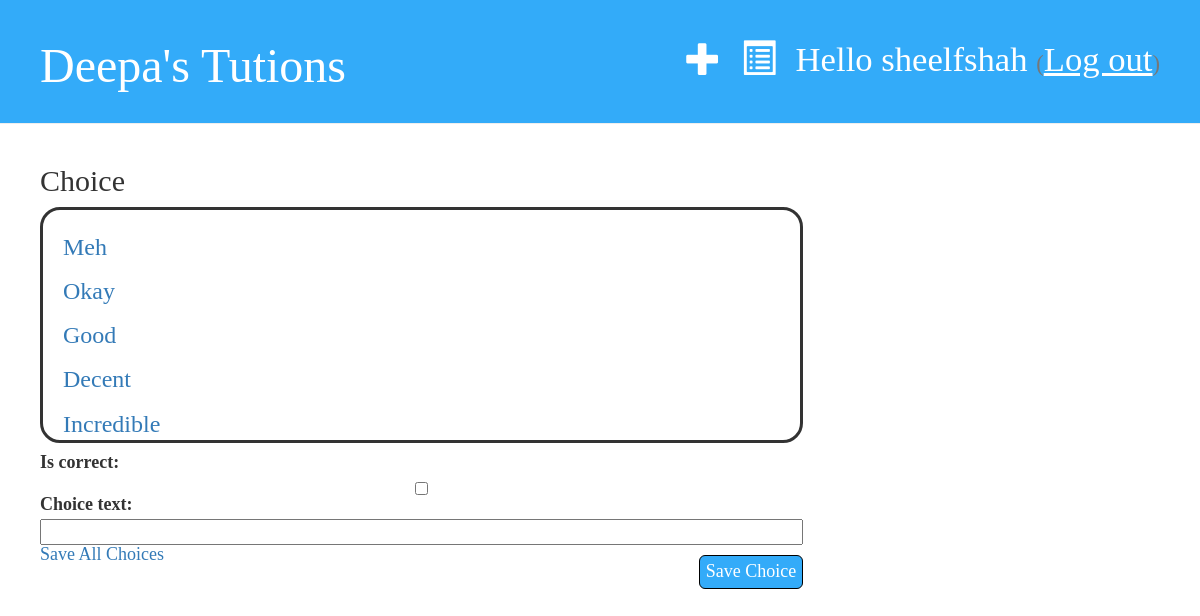
/question/30/add_choice (signed in), run on the app's committed database.
### quizapp/models.py (models this page shows, shortened)
class Choice(models.Model):
    question = models.ForeignKey(
        Question, on_delete=models.CASCADE, related_name="choices")
    choosers = models.ManyToManyField(User, related_name="chosen_choices")
    choice_text = models.CharField(max_length=200)
    votes = models.IntegerField(default=0)
    is_correct = models.BooleanField(default=False)

### quizapp/quiz_views.py (the view)
# urls.py: path('question/<int:primkey>/add_choice',
@login_required
def add_choice(request, primkey):
    q = get_object_or_404(Question, pk=primkey)
    if(request.method == "POST"):
        form = ChoiceForm(request.POST)
        if form.is_valid():
            c = form.save(commit=False)
            c.question = q
            c.save()
            return redirect('add_choice', primkey=q.pk)
    else:
        form = ChoiceForm()
    return render(request, 'quizapp/choice_edit.html', {'form': form, "choices": q.choices.all(), "question": q})

### quizapp/forms.py
class ChoiceForm(forms.ModelForm):
    class Meta:
        model = Choice
        fields = {'choice_text', 'is_correct'}

### quizapp/templates/quizapp/choice_edit.html (shortened to what this page needs)
{% extends 'quizapp/base.html'%}
{% block content %}
{% if user.is_staff %}
	<h2>Choice</h2>
<div class="list">
	<div class="list-content">
	{% for choice in choices%}
		<h3>
			<a href="{% url 'edit_choice' primkey=choice.pk%}">
				{{choice.choice_text}}
			</a>
		</h3>
	{% endfor %}
	</div>
</div>
	<h4>
	<form method="POST" class="post-form">
		{{form.as_p}}
		<button type="submit" class="save-button">Save Choice</button>
	</form>
	</h4>
	<h4>
	<a href="{% url 'edit_question' primkey=question.pk%}">
	    Save All Choices
	</a>
	</h4>
{%else%}
<h2>You do not have access to this page. Return to where you belong</h2>
{%endif%}
{% endblock %}

### quizapp/templates/quizapp/base.html (shortened to what this page needs)
{%load static%}
<!DOCTYPE html>
<html>
<head>
	<link rel="stylesheet" href="//maxcdn.bootstrapcdn.com/bootstrap/3.2.0/css/bootstrap.min.css">
    <link rel="stylesheet" href="//maxcdn.bootstrapcdn.com/bootstrap/3.2.0/css/bootstrap-theme.min.css">
    <link rel="stylesheet" href="{% static 'css/main_style.css' %}">
</head>
<body>
	<div class="page-header">
		{% if user.is_authenticated%}
            <p class="top-menu">
                <h2 style="float: right">Hello {{ user.username }}
                    <small>(<a href="{% url 'logout' %}">Log out</a>)</small>
                </h2>
            </p>
            <h2>
                <a href="{% url 'leaderboard' %}" class="top-menu">
                    <span class="glyphicon glyphicon-list-alt"></span>
                </a>
            </h2>
            {% if user.is_staff %}
                <h2>
                    <a href="{% url 'quiz_new' %}" class="top-menu">
                        <span class="glyphicon glyphicon-plus"></span>
                    </a>
                </h2>
            {% endif %}
        {%else%}
            <a href="{% url 'login' %}" class="top-menu"><span class="glyphicon glyphicon-lock"></span></a>
        {%endif%}
		<h1><a href="/">Deepa's Tutions</a></h1>
	</div>
	<div class="content">
        <div class="row">
            <div class="col-md-8">
                {% block content %}
                {% endblock %}
            </div>
        </div>
    </div>
</body>
</html>

### quizapp/static/css/main_style.css (style rules this page uses)
.page-header { background-color: #33ABF9; margin-top: 0; padding: 20px 20px 20px 40px; }
.content { margin-left: 40px; }
h1, h2, h3, h4 { font-family: 'Comic Sans MS'; }
button { margin-top: 10px; background-color: #33ABF9; color: #ffffff; border: solid; border-color: #000000; border-width: 1px; border-radius: 6px; transition-duration: 0.3s; padding: 6px; }
.page-header h1, .page-header h1 a, .page-header h1 a:visited, .page-header h1 a:active { color: #ffffff; font-size: 36pt; text-decoration: none; }
.page-header h2, .page-header h2 a, .page-header h2 a:visited, .page-header h2 a:active { color: #ffffff; font-size: 26pt; text-decoration: none; }
.page-header h2 a, .page-header h2 a:visited, .page-header h2 a:active { text-decoration: underline; }
input { float:right; }
.save-button, .edit-button, .button { float: right; }
.list { border: solid; border-radius: 20px; }
.list-content { height: auto; overflow-y: auto; max-height: 230px; margin-left: 20px; margin-right: 10px; transform: scaleY(0.95); }
.post-form textarea, .post-form input { width: 100%; float: right; }
.top-menu, .top-menu:hover, .top-menu:visited { color: #ffffff; float: right; font-size: 26pt; margin-right: 20px; }

### data on the page
Choice: choice_text "Meh"
Choice: choice_text "Okay"
Choice: choice_text "Good"
Choice: choice_text "Decent"
Choice: choice_text "Incredible"

### other printed values
{{ user.username }} "sheelfshah"
